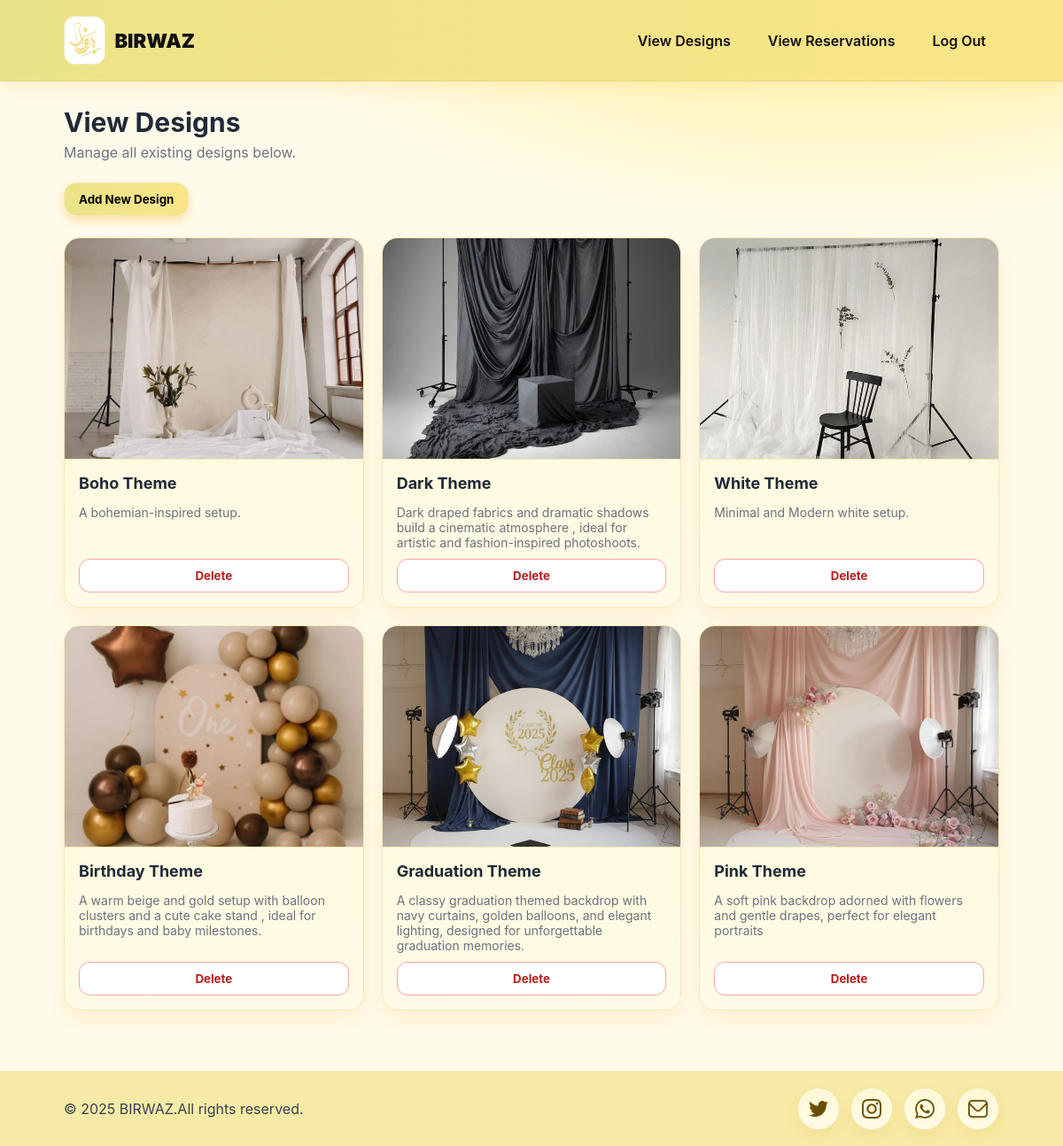
The app's page /birwasproject/viewDesignsAdmin.php with its own data.
### tables this page shows
CREATE TABLE `design` (
  `DesignID` int(10) UNSIGNED NOT NULL,
  `Name` text NOT NULL,
  `Description` text,
  `Image_URL` text NOT NULL,
  `Type` varchar(10) NOT NULL DEFAULT 'Ready'
);

### birwasproject/viewDesignsAdmin.php (the view, shortened to what this page needs)
<?php
$conn = getDBConnection();
$sql = "SELECT DesignID, Name, Description, Image_URL FROM design WHERE Type = 'Ready' ORDER BY DesignID DESC";
$res = $conn->query($sql);
$designs = [];
if ($res) {
    while ($row = $res->fetch_assoc()) $designs[] = $row;
}
?>
<!DOCTYPE html>
<html lang="en">
<head>
</head>
<body>
<header>
    <div class="nav">
        <a class="brand" href="#"><img src="images/logo1.png"><strong>BIRWAZ</strong></a>
        <div class="links">
            <a href="viewDesignsAdmin.php">View Designs</a>
            <a href="viewReservationsAdmin.php">View Reservations</a>
            <a href="logout.php" id="logoutLink">Log Out</a>
        </div>
    </div>
</header>
<section class="hero">
    <h1>View Designs</h1>
    <p>Manage all existing designs below.</p>
</section>
<section class="toolbar">
    <button class="btn" onclick="window.location.href='addDesignsAdmin.php'">Add New Design</button>
</section>
<section class="grid">
<?php if(count($designs) === 0): ?>
    <div class="notice">No designs available.</div>
<?php else: ?>
    <?php foreach($designs as $d): ?>
        <?php $img = "uploads/" . $d["Image_URL"]; ?>
        <div class="card" data-id="<?= $d['DesignID'] ?>">
            <div class="thumb">
                <img src="<?= $img ?>" alt="<?= $d['Name'] ?>">
            </div>
            <div class="body">
                <h3><?= $d['Name'] ?></h3>
                <p><?= $d['Description'] ?></p>
                <button class="delete-btn" data-id="<?= $d['DesignID'] ?>">Delete</button>
            </div>
        </div>
    <?php endforeach; ?>
<?php endif; ?>
</section>
        <footer>
            <div class="footer-inner">
                <div class="copy">© 2025 BIRWAZ.All rights reserved.</div>
                <div class="socials">
                    <a href="https://twitter.com" target="_blank">
                        <img src="images/twitter.png" alt="Twitter icon">
                    </a>
                    <a href="https://instagram.com" target="_blank">
                        <img src="images/instagram.png" alt="Instagram icon">
                    </a>
                    <a href="https://wa.me" target="_blank">
                        <img src="images/whatsapp.png" alt="WhatsApp icon">
                    </a>
                    <a href="mailto:birwaz@gmail.com" target="_blank" >
                        <img src="images/email.png" alt="Email icon">
                    </a>
                </div>
            </div>
        </footer>
</body>
</html>

### birwasproject/viewDesignsAdmin.php (style rules this page uses)
* { box-sizing:border-box;margin:0;padding:0;font-family:Inter,Arial,sans-serif }
body { background:radial-gradient(1200px 600px at 80% -10%, #fff 0%, #fff6bf 40%, #fffbeb 65%);color:#1f2937; }
header { background:linear-gradient(90deg,#EBE389,#fae588);border-bottom:1px solid rgba(0,0,0,.06);box-shadow:0 6px 20px rgba(245,158,11,.15); }
.nav { max-width:1100px;margin:auto;padding:18px 22px;display:flex;justify-content:space-between;align-items:center; }
.brand { display:flex;align-items:center;gap:10px;text-decoration:none; }
.brand img { height:55px;background:white;padding:1px;border-radius:12px;border:1px solid #f1e9b6; }
.brand strong { font-weight:900;color:#111;font-size:22px; }
.links { display:flex;gap:12px; }
.links a { padding:8px 14px;border-radius:12px;color:#111;text-decoration:none;font-weight:600;border:1px solid transparent; }
.hero { max-width:1100px;margin:auto;padding:28px 22px 10px; }
.hero h1 { font-size:30px;margin-bottom:6px; }
.hero p { color:#6b7280; }
.toolbar { max-width:1100px;margin:auto;padding:0 22px;margin-top:14px;margin-bottom:14px;display:flex;justify-content:flex-start; }
.btn { background:linear-gradient(90deg,#EBE389,#fae588);border:1px solid #f1e9b6;padding:10px 16px;border-radius:14px;cursor:pointer;font-weight:700;box-shadow:0 5px 12px rgba(245,158,11,.3); }
.grid { max-width:1100px;margin:auto;padding:10px 22px 40px;display:grid;grid-template-columns:repeat(auto-fill,minmax(300px,1fr));gap:20px; }
.card { background:linear-gradient(180deg,#fff8d6,#fffbe6);border:1px solid #f1e9b6;border-radius:18px;box-shadow:0 10px 24px rgba(245,158,11,.12);overflow:hidden;display:flex;flex-direction:column; }
.thumb { width:100%;height:250px;border-bottom:1px solid #f1e9b6; }
.thumb img { width:100%;height:100%;object-fit:cover;display:block; }
.body { padding:16px;flex:1;display:flex;flex-direction:column;gap:10px; }
.body h3 { font-size:18px;margin-bottom:4px; }
.body p { font-size:14px;color:#6b7280; }
.delete-btn { margin-top:auto;background:white;border:1px solid #fca5a5;color:#b91c1c;padding:10px;text-align:center;border-radius:12px;cursor:pointer;font-weight:700; }
footer { background:#f6eaa6; border-top:1px solid #f1e9b6; margin-top:28px; }
.footer-inner { max-width:1100px; margin:auto; padding:18px 22px; display:flex; align-items:center; justify-content:space-between; gap:12px; flex-wrap:wrap; }
.copy { color:#374151; font-size:16px }
.socials { display:flex; gap:12px; align-items:center; }
.socials a { width:48px; height:48px; border-radius:50%; display:grid; place-items:center; background: linear-gradient(180deg,#fff8d6,#fffbe6); border:1px solid #f1e9b6; box-shadow:0 6px 14px rgba(245,158,11,.12); transition:transform .15s ease, box-shadow .15s ease, background .2s ease; }
.socials img { width:22px; height:22px; object-fit:contain; display:block; }

### records on screen
design: Image_URL (picture), Name "Boho Theme", Description "A bohemian-inspired setup."
design: Image_URL (picture), Name "Dark Theme", Description "Dark draped fabrics and dramatic shadows build a cinematic atmosphere , ideal for artistic and fashion-inspired photoshoots."
design: Image_URL (picture), Name "White Theme", Description "Minimal and Modern white setup."
design: Image_URL (picture), Name "Birthday Theme", Description "A warm beige and gold setup with balloon clusters and a cute cake stand , ideal for birthdays and baby milestones."
design: Image_URL (picture), Name "Graduation Theme", Description "A classy graduation themed backdrop with navy curtains, golden balloons, and elegant lighting, designed for unforgettable graduation memories."
design: Image_URL (picture), Name "Pink Theme", Description "A soft pink backdrop adorned with flowers and gentle drapes, perfect for elegant portraits"
